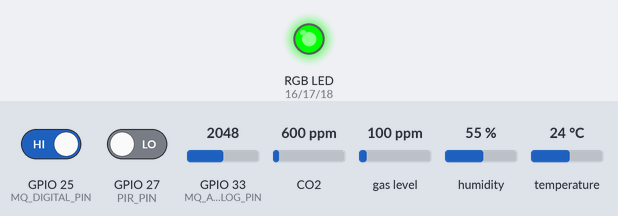
The sketch below on a simulated ESP32. On the bench: an RGB LED mixed from three pins (HIGH = lit). The test bench sets the inputs (shaded band); at power-on: GPIO 25 (MQ_DIGITAL_PIN) HIGH, GPIO 27 (PIR_PIN) LOW, GPIO 33 (MQ_ANALOG_PIN) = 2048, CO2 600 ppm, gas level 100 ppm, humidity 55 %, temperature 24 °C (analog values on the 0–4095 scale). What the sketch prints to the serial monitor is not drawn.

Above: at 6.0 s.
6.1 s: GPIO 25 (MQ_DIGITAL_PIN) driven LOW
At 7.1 s:
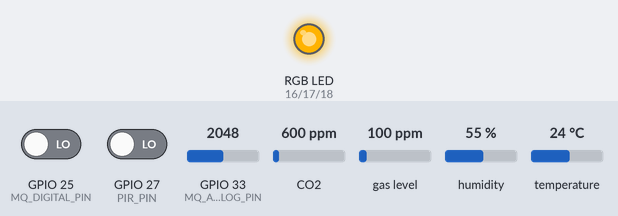
8.3 s: GPIO 25 (MQ_DIGITAL_PIN) driven HIGH
At 9.6 s:
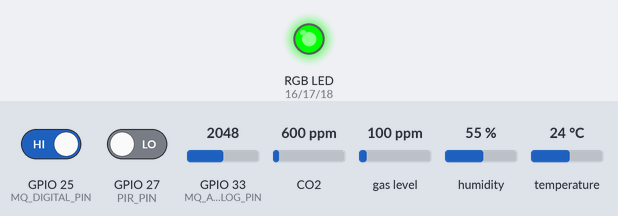
10.3 s: GPIO 27 (PIR_PIN) driven HIGH
At 12.0 s:
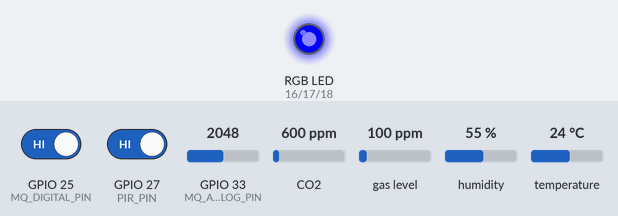
14.4 s: GPIO 33 (MQ_ANALOG_PIN) set to 1034
15.9 s: GPIO 33 (MQ_ANALOG_PIN) set to 948
20.4 s: GPIO 27 (PIR_PIN) driven LOW
At 23.3 s:
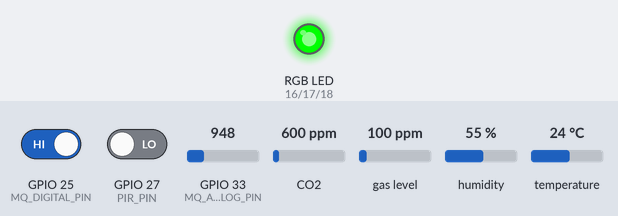
Timing chart, 0 to 24.8 s (numbered marks = the images above; inputs shaded):
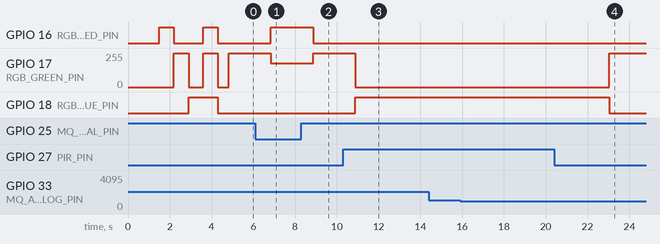

Measured:
- after the input at 6.1 s, GPIO 16 (RGB_RED_PIN): LOW → HIGH after 0.74 s; GPIO 17 (RGB_GREEN_PIN): 255/255 → 179/255 after 0.74 s
- after the input at 8.3 s, GPIO 16 (RGB_RED_PIN): HIGH → LOW after 0.56 s; GPIO 17 (RGB_GREEN_PIN): 179/255 → 255/255 after 0.56 s
- after the input at 10.3 s, GPIO 17 (RGB_GREEN_PIN): 255/255 → 0/255 after 0.59 s; GPIO 18 (RGB_BLUE_PIN): LOW → HIGH after 0.59 s
- after the input at 14.4 s, every drawn part: stays the same
- after the input at 15.9 s, every drawn part: stays the same
- after the input at 20.4 s, GPIO 17 (RGB_GREEN_PIN): 0/255 → 255/255 after 2.6 s; GPIO 18 (RGB_BLUE_PIN): HIGH → LOW after 2.6 s

The sketch:

integration_test.ino
```cpp
#include <Arduino.h>
#include <Wire.h>
#include <DHT.h>
#include <Adafruit_SGP30.h>

constexpr uint8_t DHT_PIN = 4;
constexpr uint8_t DHT_TYPE = DHT22;

constexpr uint8_t I2C_SDA_PIN = 21;
constexpr uint8_t I2C_SCL_PIN = 22;

constexpr uint8_t MQ_ANALOG_PIN = 33;
constexpr uint8_t MQ_DIGITAL_PIN = 25;

constexpr uint8_t PIR_PIN = 27;

constexpr uint8_t RGB_RED_PIN = 16;
constexpr uint8_t RGB_GREEN_PIN = 17;
constexpr uint8_t RGB_BLUE_PIN = 18;

constexpr bool RGB_COMMON_ANODE = false;

constexpr uint8_t RED_CHANNEL = 0;
constexpr uint8_t GREEN_CHANNEL = 1;
constexpr uint8_t BLUE_CHANNEL = 2;
constexpr uint32_t PWM_FREQUENCY = 5000;
constexpr uint8_t PWM_RESOLUTION = 8;

constexpr float ADC_MAX = 4095.0;
constexpr float ESP32_ADC_VOLTAGE = 3.3;
constexpr int MQ_ANALOG_DISCONNECTED_RAW = 0;
constexpr unsigned long LOOP_INTERVAL_MS = 2000;
constexpr unsigned long PIR_SAMPLE_INTERVAL_MS = 20;

DHT dht(DHT_PIN, DHT_TYPE);
Adafruit_SGP30 sgp30;
bool sgp30Available = false;
bool motionLatched = false;
unsigned long lastPirSampleAt = 0;

void samplePir() {
  if (digitalRead(PIR_PIN) == HIGH) {
    motionLatched = true;
  }
}

void waitAndSamplePir(unsigned long durationMs) {
  unsigned long startedAt = millis();
  while (millis() - startedAt < durationMs) {
    if (millis() - lastPirSampleAt >= PIR_SAMPLE_INTERVAL_MS) {
      samplePir();
      lastPirSampleAt = millis();
    }
    delay(1);
  }
}

uint8_t ledValue(uint8_t value) {
  return RGB_COMMON_ANODE ? 255 - value : value;
}

void setRgb(uint8_t red, uint8_t green, uint8_t blue) {
  ledcWrite(RED_CHANNEL, ledValue(red));
  ledcWrite(GREEN_CHANNEL, ledValue(green));
  ledcWrite(BLUE_CHANNEL, ledValue(blue));
}

void setupRgb() {
  ledcSetup(RED_CHANNEL, PWM_FREQUENCY, PWM_RESOLUTION);
  ledcSetup(GREEN_CHANNEL, PWM_FREQUENCY, PWM_RESOLUTION);
  ledcSetup(BLUE_CHANNEL, PWM_FREQUENCY, PWM_RESOLUTION);

  ledcAttachPin(RGB_RED_PIN, RED_CHANNEL);
  ledcAttachPin(RGB_GREEN_PIN, GREEN_CHANNEL);
  ledcAttachPin(RGB_BLUE_PIN, BLUE_CHANNEL);

  setRgb(0, 0, 255);
}

void runRgbSelfTest() {
  Serial.println("RGB self test: red");
  setRgb(255, 0, 0);
  delay(700);

  Serial.println("RGB self test: green");
  setRgb(0, 255, 0);
  delay(700);

  Serial.println("RGB self test: blue");
  setRgb(0, 0, 255);
  delay(700);

  Serial.println("RGB self test: white");
  setRgb(255, 255, 255);
  delay(700);

  Serial.println("RGB self test: off");
  setRgb(0, 0, 0);
  delay(500);
}

void setup() {
  Serial.begin(115200);
  delay(1500);

  setupRgb();
  runRgbSelfTest();

  pinMode(MQ_DIGITAL_PIN, INPUT);
  pinMode(PIR_PIN, INPUT);
  lastPirSampleAt = millis();

  analogReadResolution(12);
  analogSetPinAttenuation(MQ_ANALOG_PIN, ADC_11db);

  dht.begin();
  Wire.begin(I2C_SDA_PIN, I2C_SCL_PIN);
  sgp30Available = sgp30.begin();

  Serial.println();
  Serial.println("T series integration test");
  Serial.println("RGB status: green=normal, yellow=gas DO warning, blue=motion, purple=sensor error");
  Serial.printf("SGP30 available: %s\n", sgp30Available ? "yes" : "no");
}

void loop() {
  float humidity = dht.readHumidity();
  float temperature = dht.readTemperature();
  float heatIndex = dht.computeHeatIndex(temperature, humidity, false);
  bool dhtOk = !isnan(humidity) && !isnan(temperature);

  int gasRaw = analogRead(MQ_ANALOG_PIN);
  int gasDigital = digitalRead(MQ_DIGITAL_PIN);
  float gasVoltage = gasRaw * ESP32_ADC_VOLTAGE / ADC_MAX;
  bool gasAnalogOk = gasRaw != MQ_ANALOG_DISCONNECTED_RAW;
  bool gasDetected = gasDigital == LOW;

  samplePir();
  int pirLevel = digitalRead(PIR_PIN);
  bool motionDetected = motionLatched || pirLevel == HIGH;

  uint16_t eco2 = 0;
  uint16_t tvoc = 0;
  bool sgp30Ok = false;
  if (sgp30Available) {
    sgp30Ok = sgp30.IAQmeasure();
    if (sgp30Ok) {
      eco2 = sgp30.eCO2;
      tvoc = sgp30.TVOC;
    }
  }

  bool sensorError = !dhtOk || !sgp30Available || !sgp30Ok || !gasAnalogOk;
  const char *rgbStatus = "green_normal";

  if (gasDetected) {
    setRgb(255, 180, 0);
    rgbStatus = "yellow_gas_warning";
  } else if (sensorError) {
    setRgb(180, 0, 255);
    rgbStatus = "purple_sensor_error";
  } else if (motionDetected) {
    setRgb(0, 0, 255);
    rgbStatus = "blue_motion_detected";
  } else {
    setRgb(0, 255, 0);
    rgbStatus = "green_normal";
  }

  Serial.print("dht_ok=");
  Serial.print(dhtOk ? "true" : "false");
  Serial.print(", temperature_c=");
  Serial.print(dhtOk ? String(temperature, 2) : "null");
  Serial.print(", humidity_percent=");
  Serial.print(dhtOk ? String(humidity, 2) : "null");
  Serial.print(", heat_index_c=");
  Serial.print(dhtOk ? String(heatIndex, 2) : "null");

  Serial.print(", gas_raw=");
  Serial.print(gasRaw);
  Serial.print(", gas_voltage=");
  Serial.print(gasVoltage, 3);
  Serial.print(", gas_analog_ok=");
  Serial.print(gasAnalogOk ? "true" : "false");
  Serial.print(", gas_do=");
  Serial.print(gasDigital);
  Serial.print(", gas_detected=");
  Serial.print(gasDetected ? "true" : "false");

  Serial.print(", pir_level=");
  Serial.print(pirLevel);
  Serial.print(", motion_detected=");
  Serial.print(motionDetected ? "true" : "false");
  Serial.print(", motion_latched=");
  Serial.print(motionLatched ? "true" : "false");
  Serial.print(", rgb_status=");
  Serial.print(rgbStatus);

  Serial.print(", sgp30_ok=");
  Serial.print(sgp30Ok ? "true" : "false");
  Serial.print(", eco2_ppm=");
  Serial.print(sgp30Ok ? String(eco2) : "null");
  Serial.print(", tvoc_ppb=");
  Serial.println(sgp30Ok ? String(tvoc) : "null");

  motionLatched = digitalRead(PIR_PIN) == HIGH;
  waitAndSamplePir(LOOP_INTERVAL_MS);
}
```
